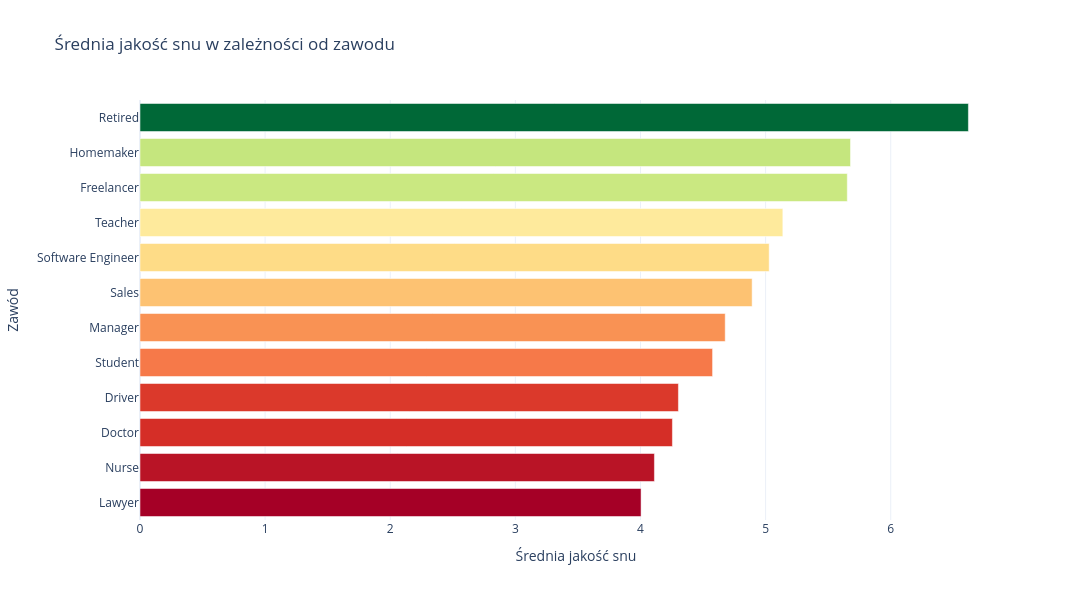

Notebook source saved alongside this figure:
### Code cell
# Średnia jakość snu wg zawodu
srednie = (
    df.groupby("occupation", observed=True)["sleep_quality_score"]
    .mean()
    .sort_values()
    .reset_index()
)

fig = px.bar(
    srednie,
    x="sleep_quality_score",
    y="occupation",
    orientation="h",
    color="sleep_quality_score",
    color_continuous_scale="RdYlGn",
    labels={
        "sleep_quality_score": "Średnia jakość snu",
        "occupation": "Zawód"
    },
    title="Średnia jakość snu w zależności od zawodu"
)
fig.update_layout(
    template="plotly_white",
    width=1600,
    height=600,
    coloraxis_showscale=False
)
fig.show()

### Figure 1 — Plotly figure (JSON) as saved in the notebook; plotly's stock layout.template omitted (floating-point values rounded to 4 significant figures)
{"data": [{"hovertemplate": "Średnia jakość snu=%{marker.color}<br>Zawód=%{y}<extra></extra>", "legendgroup": "", "marker": {"color": [4.005, 4.111, 4.255, 4.303, 4.576, 4.677, 4.892, 5.028, 5.138, 5.653, 5.678, 6.621], "coloraxis": "coloraxis", "pattern": {"shape": ""}}, "name": "", "orientation": "h", "showlegend": false, "textposition": "auto", "type": "bar", "x": [4.005, 4.111, 4.255, 4.303, 4.576, 4.677, 4.892, 5.028, 5.138, 5.653, 5.678, 6.621], "xaxis": "x", "y": ["Lawyer", "Nurse", "Doctor", "Driver", "Student", "Manager", "Sales", "Software Engineer", "Teacher", "Freelancer", "Homemaker", "Retired"], "yaxis": "y"}], "layout": {"barmode": "relative", "coloraxis": {"autocolorscale": false, "colorbar": {"title": {"text": "Średnia jakość snu"}}, "colorscale": [[0, "rgb(165,0,38)"], [0.1, "rgb(215,48,39)"], [0.2, "rgb(244,109,67)"], [0.3, "rgb(253,174,97)"], [0.4, "rgb(254,224,139)"], [0.5, "rgb(255,255,191)"], [0.6, "rgb(217,239,139)"], [0.7, "rgb(166,217,106)"], [0.8, "rgb(102,189,99)"], [0.9, "rgb(26,152,80)"], [1, "rgb(0,104,55)"]], "showscale": false}, "height": 600, "legend": {"tracegroupgap": 0}, "title": {"text": "Średnia jakość snu w zależności od zawodu"}, "width": 1600, "xaxis": {"anchor": "y", "domain": [0, 1], "title": {"text": "Średnia jakość snu"}}, "yaxis": {"anchor": "x", "domain": [0, 1], "title": {"text": "Zawód"}}}}
